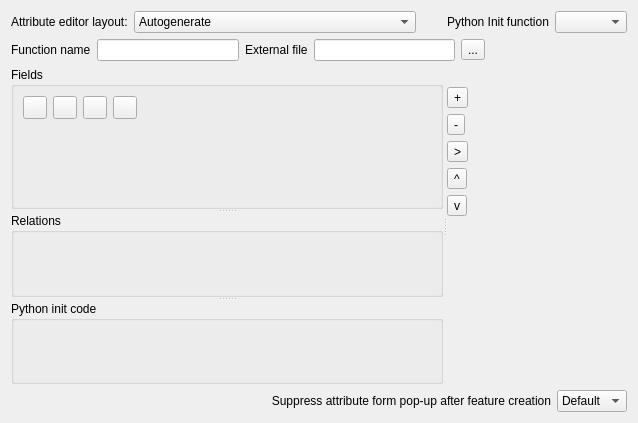
<?xml version="1.0" encoding="UTF-8"?>
<ui version="4.0">
 <class>QgsFieldsPropertiesBase</class>
 <widget class="QWidget" name="QgsFieldsPropertiesBase">
  <property name="geometry">
   <rect>
    <x>0</x>
    <y>0</y>
    <width>638</width>
    <height>423</height>
   </rect>
  </property>
  <layout class="QGridLayout" name="gridLayout_6">
   <item row="0" column="0">
    <layout class="QHBoxLayout" name="horizontalLayout_3">
     <item>
      <widget class="QLabel" name="label_2">
       <property name="text">
        <string>Attribute editor layout:</string>
       </property>
      </widget>
     </item>
     <item>
      <widget class="QComboBox" name="mEditorLayoutComboBox">
       <property name="sizePolicy">
        <sizepolicy hsizetype="MinimumExpanding" vsizetype="Fixed">
         <horstretch>0</horstretch>
         <verstretch>0</verstretch>
        </sizepolicy>
       </property>
       <item>
        <property name="text">
         <string>Autogenerate</string>
        </property>
       </item>
       <item>
        <property name="text">
         <string>Drag and drop designer</string>
        </property>
       </item>
       <item>
        <property name="text">
         <string>Provide ui-file</string>
        </property>
       </item>
      </widget>
     </item>
     <item>
      <spacer name="horizontalSpacer">
       <property name="orientation">
        <enum>Qt::Horizontal</enum>
       </property>
       <property name="sizeType">
        <enum>QSizePolicy::Minimum</enum>
       </property>
       <property name="sizeHint" stdset="0">
        <size>
         <width>25</width>
         <height>20</height>
        </size>
       </property>
      </spacer>
     </item>
     <item>
      <widget class="QLabel" name="label_3">
       <property name="toolTip">
        <string>QGIS forms can have a Python function that is called when the form is opened.
Use this function to add extra logic to your forms.
The function code of the function can be loaded from the source code entered 
in this dialog,  from an external python file or from the environment (for example 
from a plugin or from startup.py).

An example is:

          from PyQt4.QtGui import QWidget

          def my_form_open(dialog, layer, feature):
	geom = feature.geometry()
	control = dialog.findChild(QWidget,&quot;MyLineEdit&quot;)

Reference in function name: my_form_open

</string>
       </property>
       <property name="text">
        <string>Python Init function</string>
       </property>
      </widget>
     </item>
     <item>
      <widget class="QComboBox" name="mInitCodeSourceComboBox">
       <property name="toolTip">
        <string>QGIS forms can have a Python function that is called when the form is opened.
Use this function to add extra logic to your forms.
The function code of the function can be loaded from the source code entered 
in this dialog,  from an external python file or from the environment (for example 
from a plugin or from startup.py).

An example is:

          from PyQt4.QtGui import QWidget

          def my_form_open(dialog, layer, feature):
	geom = feature.geometry()
	control = dialog.findChild(QWidget,&quot;MyLineEdit&quot;)

Reference in function name: my_form_open

</string>
       </property>
      </widget>
     </item>
    </layout>
   </item>
   <item row="3" column="0">
    <layout class="QHBoxLayout" name="horizontalLayout">
     <item>
      <widget class="QLabel" name="mFormSuppressLabel">
       <property name="sizePolicy">
        <sizepolicy hsizetype="MinimumExpanding" vsizetype="Maximum">
         <horstretch>0</horstretch>
         <verstretch>0</verstretch>
        </sizepolicy>
       </property>
       <property name="minimumSize">
        <size>
         <width>150</width>
         <height>0</height>
        </size>
       </property>
       <property name="text">
        <string>Suppress attribute form pop-up after feature creation</string>
       </property>
       <property name="alignment">
        <set>Qt::AlignRight|Qt::AlignTrailing|Qt::AlignVCenter</set>
       </property>
       <property name="wordWrap">
        <bool>true</bool>
       </property>
      </widget>
     </item>
     <item>
      <widget class="QComboBox" name="mFormSuppressCmbBx">
       <property name="sizePolicy">
        <sizepolicy hsizetype="Maximum" vsizetype="Fixed">
         <horstretch>0</horstretch>
         <verstretch>0</verstretch>
        </sizepolicy>
       </property>
       <item>
        <property name="text">
         <string>Default</string>
        </property>
       </item>
       <item>
        <property name="text">
         <string>On</string>
        </property>
       </item>
       <item>
        <property name="text">
         <string>Off</string>
        </property>
       </item>
      </widget>
     </item>
    </layout>
   </item>
   <item row="2" column="0">
    <widget class="QSplitter" name="mSplitter">
     <property name="sizePolicy">
      <sizepolicy hsizetype="Expanding" vsizetype="Expanding">
       <horstretch>0</horstretch>
       <verstretch>0</verstretch>
      </sizepolicy>
     </property>
     <property name="orientation">
      <enum>Qt::Horizontal</enum>
     </property>
     <widget class="QWidget" name="mRelationsAndFieldsFrame" native="true">
      <property name="sizePolicy">
       <sizepolicy hsizetype="Preferred" vsizetype="Preferred">
        <horstretch>1</horstretch>
        <verstretch>0</verstretch>
       </sizepolicy>
      </property>
      <layout class="QGridLayout" name="gridLayout_4">
       <item row="0" column="0">
        <widget class="QSplitter" name="splitter">
         <property name="orientation">
          <enum>Qt::Vertical</enum>
         </property>
         <widget class="QgsCollapsibleGroupBox" name="mFieldsGroupBox">
          <property name="title">
           <string>Fields</string>
          </property>
          <layout class="QGridLayout" name="mAttributesListLayout">
           <item row="0" column="0">
            <layout class="QGridLayout" name="gridLayout_3">
             <item row="0" column="1">
              <widget class="QToolButton" name="mDeleteAttributeButton">
               <property name="toolTip">
                <string>Delete field</string>
               </property>
               <property name="text">
                <string/>
               </property>
               <property name="icon">
                <iconset>
                 <normaloff>../../../../.designer/backup/.designer/xpm/delete_attribute.png</normaloff>../../../../.designer/backup/.designer/xpm/delete_attribute.png</iconset>
               </property>
               <property name="shortcut">
                <string>Ctrl+X</string>
               </property>
              </widget>
             </item>
             <item row="0" column="3">
              <widget class="QToolButton" name="mCalculateFieldButton">
               <property name="toolTip">
                <string>Field calculator</string>
               </property>
               <property name="whatsThis">
                <string>Click to toggle table editing</string>
               </property>
               <property name="text">
                <string/>
               </property>
               <property name="checkable">
                <bool>false</bool>
               </property>
              </widget>
             </item>
             <item row="0" column="2">
              <widget class="QToolButton" name="mToggleEditingButton">
               <property name="toolTip">
                <string>Toggle editing mode</string>
               </property>
               <property name="whatsThis">
                <string>Click to toggle table editing</string>
               </property>
               <property name="text">
                <string/>
               </property>
               <property name="checkable">
                <bool>true</bool>
               </property>
              </widget>
             </item>
             <item row="0" column="0">
              <widget class="QToolButton" name="mAddAttributeButton">
               <property name="sizePolicy">
                <sizepolicy hsizetype="Fixed" vsizetype="Fixed">
                 <horstretch>0</horstretch>
                 <verstretch>0</verstretch>
                </sizepolicy>
               </property>
               <property name="toolTip">
                <string>New field</string>
               </property>
               <property name="text">
                <string/>
               </property>
               <property name="icon">
                <iconset>
                 <normaloff>../../../../.designer/backup/.designer/xpm/new_attribute.png</normaloff>../../../../.designer/backup/.designer/xpm/new_attribute.png</iconset>
               </property>
               <property name="shortcut">
                <string>Ctrl+N</string>
               </property>
              </widget>
             </item>
             <item row="0" column="4">
              <spacer name="horizontalSpacer_2">
               <property name="orientation">
                <enum>Qt::Horizontal</enum>
               </property>
               <property name="sizeHint" stdset="0">
                <size>
                 <width>40</width>
                 <height>20</height>
                </size>
               </property>
              </spacer>
             </item>
             <item row="1" column="0" colspan="5">
              <widget class="QWidget" name="mAttributesListFrame" native="true"/>
             </item>
            </layout>
           </item>
          </layout>
         </widget>
         <widget class="QgsCollapsibleGroupBox" name="mRelationsFrame">
          <property name="title">
           <string>Relations</string>
          </property>
          <property name="collapsed" stdset="0">
           <bool>true</bool>
          </property>
          <layout class="QGridLayout" name="mRelationsFrameLayout"/>
         </widget>
         <widget class="QgsCollapsibleGroupBox" name="mPythonInitCodeGroupBox">
          <property name="enabled">
           <bool>true</bool>
          </property>
          <property name="title">
           <string>Python init code</string>
          </property>
          <layout class="QGridLayout" name="gridLayout">
           <item row="0" column="0">
            <widget class="QgsCodeEditorPython" name="mInitCodeEditorPython" native="true"/>
           </item>
          </layout>
         </widget>
        </widget>
       </item>
      </layout>
     </widget>
     <widget class="QStackedWidget" name="mAttributeEditorOptionsWidget">
      <property name="currentIndex">
       <number>1</number>
      </property>
      <widget class="QWidget" name="page">
       <layout class="QGridLayout" name="gridLayout_2">
        <property name="leftMargin">
         <number>0</number>
        </property>
        <property name="topMargin">
         <number>0</number>
        </property>
        <property name="rightMargin">
         <number>0</number>
        </property>
        <property name="bottomMargin">
         <number>0</number>
        </property>
        <item row="0" column="1">
         <layout class="QHBoxLayout" name="horizontalLayout_2">
          <item>
           <widget class="QLineEdit" name="mEditFormLineEdit"/>
          </item>
          <item>
           <widget class="QToolButton" name="pbnSelectEditForm">
            <property name="text">
             <string>...</string>
            </property>
           </widget>
          </item>
         </layout>
        </item>
        <item row="0" column="0">
         <widget class="QLabel" name="label">
          <property name="text">
           <string>Edit UI</string>
          </property>
         </widget>
        </item>
        <item row="2" column="0" colspan="2">
         <spacer name="verticalSpacer">
          <property name="orientation">
           <enum>Qt::Vertical</enum>
          </property>
          <property name="sizeHint" stdset="0">
           <size>
            <width>20</width>
            <height>40</height>
           </size>
          </property>
         </spacer>
        </item>
       </layout>
      </widget>
      <widget class="QWidget" name="page_2">
       <layout class="QGridLayout" name="gridLayout_5">
        <property name="leftMargin">
         <number>0</number>
        </property>
        <property name="topMargin">
         <number>0</number>
        </property>
        <property name="rightMargin">
         <number>0</number>
        </property>
        <property name="bottomMargin">
         <number>0</number>
        </property>
        <property name="horizontalSpacing">
         <number>0</number>
        </property>
        <item row="0" column="0">
         <widget class="QWidget" name="mAttributesTreeButtonFrame" native="true">
          <property name="sizePolicy">
           <sizepolicy hsizetype="Minimum" vsizetype="Preferred">
            <horstretch>0</horstretch>
            <verstretch>0</verstretch>
           </sizepolicy>
          </property>
          <property name="maximumSize">
           <size>
            <width>30</width>
            <height>16777215</height>
           </size>
          </property>
          <layout class="QVBoxLayout" name="verticalLayout">
           <property name="spacing">
            <number>6</number>
           </property>
           <property name="leftMargin">
            <number>0</number>
           </property>
           <property name="topMargin">
            <number>0</number>
           </property>
           <property name="rightMargin">
            <number>0</number>
           </property>
           <property name="bottomMargin">
            <number>0</number>
           </property>
           <item>
            <spacer name="verticalSpacer_4">
             <property name="orientation">
              <enum>Qt::Vertical</enum>
             </property>
             <property name="sizeType">
              <enum>QSizePolicy::Fixed</enum>
             </property>
             <property name="sizeHint" stdset="0">
              <size>
               <width>20</width>
               <height>20</height>
              </size>
             </property>
            </spacer>
           </item>
           <item>
            <widget class="QToolButton" name="mAddTabOrGroupButton">
             <property name="text">
              <string>+</string>
             </property>
             <property name="icon">
              <iconset resource="../../images/images.qrc">
               <normaloff>:/images/themes/default/symbologyAdd.svg</normaloff>:/images/themes/default/symbologyAdd.svg</iconset>
             </property>
            </widget>
           </item>
           <item>
            <widget class="QToolButton" name="mRemoveTabGroupItemButton">
             <property name="text">
              <string>-</string>
             </property>
             <property name="icon">
              <iconset resource="../../images/images.qrc">
               <normaloff>:/images/themes/default/symbologyRemove.svg</normaloff>:/images/themes/default/symbologyRemove.svg</iconset>
             </property>
            </widget>
           </item>
           <item>
            <widget class="QToolButton" name="mAddItemButton">
             <property name="text">
              <string>&gt;</string>
             </property>
             <property name="icon">
              <iconset resource="../../images/images.qrc">
               <normaloff>:/images/themes/default/mActionArrowRight.png</normaloff>:/images/themes/default/mActionArrowRight.png</iconset>
             </property>
            </widget>
           </item>
           <item>
            <widget class="QToolButton" name="mMoveUpItem">
             <property name="text">
              <string>^</string>
             </property>
             <property name="icon">
              <iconset resource="../../images/images.qrc">
               <normaloff>:/images/themes/default/mActionArrowUp.png</normaloff>:/images/themes/default/mActionArrowUp.png</iconset>
             </property>
            </widget>
           </item>
           <item>
            <widget class="QToolButton" name="mMoveDownItem">
             <property name="text">
              <string>v</string>
             </property>
             <property name="icon">
              <iconset resource="../../images/images.qrc">
               <normaloff>:/images/themes/default/mActionArrowDown.png</normaloff>:/images/themes/default/mActionArrowDown.png</iconset>
             </property>
            </widget>
           </item>
           <item>
            <spacer name="verticalSpacer_3">
             <property name="orientation">
              <enum>Qt::Vertical</enum>
             </property>
             <property name="sizeHint" stdset="0">
              <size>
               <width>5</width>
               <height>176</height>
              </size>
             </property>
            </spacer>
           </item>
          </layout>
         </widget>
        </item>
        <item row="0" column="1">
         <widget class="QWidget" name="mAttributesTreeFrame" native="true">
          <property name="autoFillBackground">
           <bool>true</bool>
          </property>
          <layout class="QGridLayout" name="mDesignerListLayout">
           <property name="leftMargin">
            <number>0</number>
           </property>
           <property name="topMargin">
            <number>0</number>
           </property>
           <property name="rightMargin">
            <number>0</number>
           </property>
           <property name="bottomMargin">
            <number>0</number>
           </property>
          </layout>
         </widget>
        </item>
       </layout>
      </widget>
     </widget>
    </widget>
   </item>
   <item row="1" column="0">
    <widget class="QWidget" name="mInitFunctionContainer" native="true">
     <property name="sizePolicy">
      <sizepolicy hsizetype="Preferred" vsizetype="Minimum">
       <horstretch>0</horstretch>
       <verstretch>0</verstretch>
      </sizepolicy>
     </property>
     <layout class="QHBoxLayout" name="horizontalLayout_4">
      <property name="leftMargin">
       <number>0</number>
      </property>
      <property name="topMargin">
       <number>0</number>
      </property>
      <property name="rightMargin">
       <number>0</number>
      </property>
      <property name="bottomMargin">
       <number>0</number>
      </property>
      <item>
       <widget class="QLabel" name="mInitFunctionLabel">
        <property name="text">
         <string>Function name</string>
        </property>
       </widget>
      </item>
      <item>
       <widget class="QLineEdit" name="mInitFunctionLineEdit">
        <property name="toolTip">
         <string>Enter the name of the form init function.</string>
        </property>
       </widget>
      </item>
      <item>
       <widget class="QLabel" name="mInitFilePathLabel">
        <property name="text">
         <string>External file</string>
        </property>
       </widget>
      </item>
      <item>
       <widget class="QLineEdit" name="mInitFilePathLineEdit"/>
      </item>
      <item>
       <widget class="QToolButton" name="pbtnSelectInitFilePath">
        <property name="text">
         <string>...</string>
        </property>
       </widget>
      </item>
      <item>
       <spacer name="horizontalSpacer_4">
        <property name="orientation">
         <enum>Qt::Horizontal</enum>
        </property>
        <property name="sizeHint" stdset="0">
         <size>
          <width>0</width>
          <height>0</height>
         </size>
        </property>
       </spacer>
      </item>
     </layout>
    </widget>
   </item>
  </layout>
 </widget>
 <customwidgets>
  <customwidget>
   <class>QgsCollapsibleGroupBox</class>
   <extends>QGroupBox</extends>
   <header>qgscollapsiblegroupbox.h</header>
   <container>1</container>
  </customwidget>
  <customwidget>
   <class>QgsCodeEditorPython</class>
   <extends>QWidget</extends>
   <header>qgscodeeditorpython.h</header>
   <container>1</container>
  </customwidget>
 </customwidgets>
 <tabstops>
  <tabstop>mEditorLayoutComboBox</tabstop>
  <tabstop>mInitCodeSourceComboBox</tabstop>
  <tabstop>mInitFunctionLineEdit</tabstop>
  <tabstop>mInitFilePathLineEdit</tabstop>
  <tabstop>pbtnSelectInitFilePath</tabstop>
  <tabstop>mAddAttributeButton</tabstop>
  <tabstop>mDeleteAttributeButton</tabstop>
  <tabstop>mToggleEditingButton</tabstop>
  <tabstop>mCalculateFieldButton</tabstop>
  <tabstop>mAddTabOrGroupButton</tabstop>
  <tabstop>mRemoveTabGroupItemButton</tabstop>
  <tabstop>mAddItemButton</tabstop>
  <tabstop>mMoveUpItem</tabstop>
  <tabstop>mMoveDownItem</tabstop>
  <tabstop>mFormSuppressCmbBx</tabstop>
  <tabstop>pbnSelectEditForm</tabstop>
  <tabstop>mEditFormLineEdit</tabstop>
 </tabstops>
 <resources>
  <include location="../../images/images.qrc"/>
 </resources>
 <connections/>
</ui>
